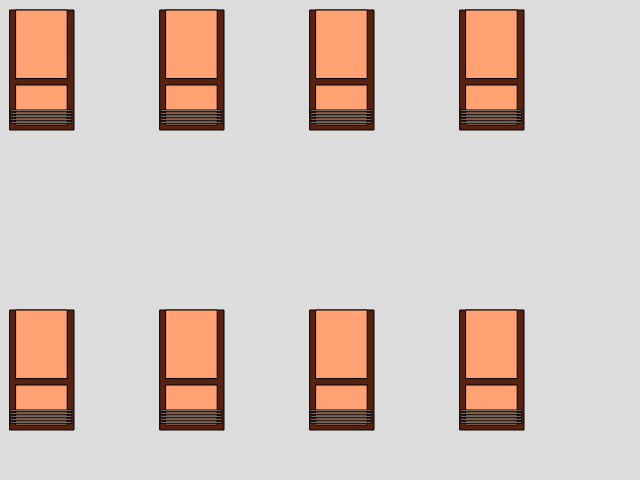
Frame 1 (no input)
Frame 60 (no input): identical to frame 1, image omitted
Frame 120 (the mouse pressed at the canvas centre since frame 60): identical to frame 1, image omitted

The p5.js sketch that drew this single still picture (run headless with seeded random() and noise() and a simulated clock; from frame 60 on, the mouse is pressed at the canvas centre):

// p5.js sketch
// ── sketch.js

function setup() { 
    createCanvas(640, 480);
    //two points, numbers in (x1, y1, x2, y2)
}

function draw() {
    background(220);
    
    
    var ww = width/5;   //windowwidth
    var wh = height/2;  //windowheight
    
    var x = 10, y = 10;
    
    for (var i = 0; i < 4; i++) {
        for (var h = 0; h < 2; h++) {
        drawWindow(x + 150 * i, y + 300 * h, ww, wh);
        }

    }
}

function drawWindow(x, y, ww, wh) {
        
         //Stroke();
         fill(86, 34, 18);
         rect(x, y, ww/2, wh/2);
         
         
         fill(255, 161, 114);
         rect(x + 6, y, ww/2.5, wh/3.5);
         rect(x + 6, y + wh/8 * 2.5, ww/2.5, wh/6);
         

         
         
         fill("white");
         rect(x + 1, y + 100, ww/2.1, wh/180);
         rect(x + 1, y + 103, ww/2.1, wh/180);
         rect(x + 1, y + 106, ww/2.1, wh/180);
         rect(x + 1, y + 109, ww/2.1, wh/180);
         rect(x + 1, y + 112, ww/2.1, wh/180);


}
        

        
